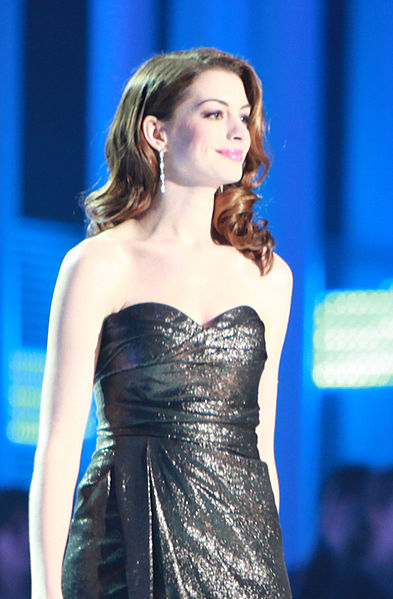
#> input picture data/train/anne_hathaway/393px-Denzel_Washington_og_Anne_Hathaway_IMG_6550b_Harry_Wad.jpg, 393 x 599 px, found by its file name; its folder holds only this picture in this run
$ jupyter execute --allow-errors rcnn.ipynb
#> lines starting #> are read from the running program, lines starting #| are printed output that depends on the picture
[cell 1]
from mtcnn import MTCNN
from cv2 import imread
from PIL import Image
import numpy as np
import os
from keras_facenet import FaceNet
from sklearn.model_selection import train_test_split
from sklearn.preprocessing import LabelEncoder
from sklearn.svm import SVC
from sklearn.metrics import accuracy_score
import warnings
import cv2

warnings.filterwarnings("ignore")


def extract_face(
    filename=None, image_pixels=None, required_size=(160, 160), use_haarcascades=False
):
#> called with required_size = (160, 160), use_haarcascades = True
    if filename is not None:
        image = imread(filename)
#> image is the input picture: shape (599, 393, 3); mean B, G, R 167.8, 122.5, 87
        image = Image.fromarray(image)
        pixels = np.asarray(image)
    elif image_pixels is not None:
        pixels = image_pixels

    if use_haarcascades:
        gray = cv2.cvtColor(pixels, cv2.COLOR_RGB2GRAY)
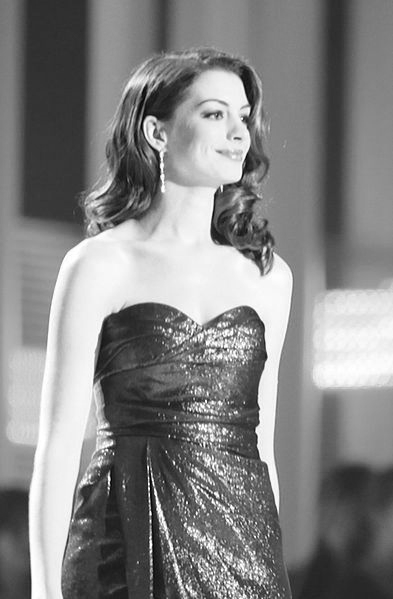
#> gray: shape (599, 393); min 1, max 255, mean 132
        face_cascade = cv2.CascadeClassifier(
            cv2.data.haarcascades + r"K:/FaceRecognization/haarcascade_frontalface_default.xml"
        )
        faces = face_cascade.detectMultiScale(gray, scaleFactor=1.3, minNeighbors=5)
#> faces = ()

        if len(faces) == 0:
            return None, None

        x, y, w, h = faces[0]
        face = pixels[y : y + h, x : x + w]
        box_dimensions = (x, y, w, h)

    else:
        detector = MTCNN()
        results = detector.detect_faces(pixels)
        if not results:
            return None, None

        x1, y1, width, height = results[0]["box"]
        x1, y1 = abs(x1), abs(y1)
        x2, y2 = x1 + width, y1 + height
        face = pixels[y1:y2, x1:x2]
        box_dimensions = (x1, y1, width, height)

    image = Image.fromarray(face)
    image = image.resize(required_size)
    face_array = np.asarray(image)
    return face_array, box_dimensions


def load_faces(directory, use_haarcascades=False):
    faces = []
    labels = []
    for filename in os.listdir(directory):
        path = os.path.join(directory, filename)
        face, _ = extract_face(filename=path, use_haarcascades=use_haarcascades)
        if face is not None:
            faces.append(face)
            labels.append(
                directory.split("/")[-1]
            )  # Assuming directory structure is like '.../data/class_name/'
    return faces, labels


def load_dataset(directory, use_haarcascades=False):
    X, y = [], []
    for subdir in os.listdir(directory):
        path = os.path.join(directory, subdir)
        if not os.path.isdir(path):
            continue
        faces, labels = load_faces(path, use_haarcascades)
        print(f"Loaded {len(faces)} examples for class: {subdir}")
        X.extend(faces)
        y.extend(labels)
#> pass 2 of the loop in load_dataset, `for subdir in os.listdir(directory):`:
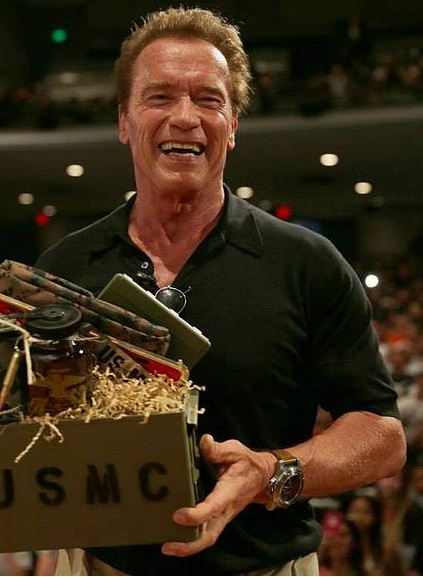
#> input picture data/train/arnold_schwarzenegger/2002197_Arnold_Schwarzenegger_visited_the_Camp_Pendleton_Base_Theater_2015.jpg, 423 x 577 px, found by its file name
#> in extract_face, image is the input picture: shape (577, 423, 3); mean B, G, R 23.9, 43, 57.9
#> gray: shape (577, 423)
#> faces = [[118, 43, 136, 136]]
#> x = 118; y = 43; w = 136
#> in extract_face (call 2), `face = pixels[y : y + h, x : x + w]`:
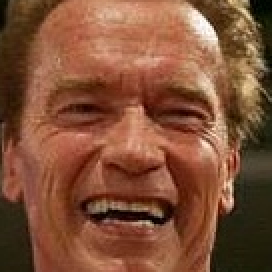
#> face: shape (136, 136, 3) (shown 2 times larger); mean B, G, R 55.1, 80.4, 128.5
#> box_dimensions = (118, 43, 136, 136)
#> in extract_face (call 2), `image = image.resize(required_size)`:
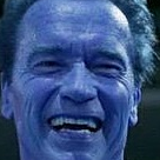
#> image: PIL image 160x160 RGB; mean R, G, B 55.1, 80.4, 128.5
    return np.asarray(X), np.asarray(y)


# Load train dataset
X_train, y_train = load_dataset(
    r"M:/14-celebrity-faces-dataset/data/train", use_haarcascades=True
)
print(f"Train Dataset Shape: {X_train.shape}, Labels Shape: {y_train.shape}")
#| Train Dataset Shape: (2, 160, 160, 3), Labels Shape: (2,)

# Load validation dataset
#> (the rest of this cell did not finish here and is left out)

print(f"Validation Dataset Shape: {X_val.shape}, Labels Shape: {y_val.shape}")

# Load the FaceNet model with pre-trained weights
model = FaceNet()

# Convert each face in the training set to an embedding
train_embeddings = []
for face_pixels in X_train:
    embedding = model.model.predict(np.expand_dims(face_pixels / 255.0, axis=0))[0]
    train_embeddings.append(embedding)
train_embeddings = np.asarray(train_embeddings)
print(f"Train Embeddings Shape: {train_embeddings.shape}")

# Convert each face in the validation set to an embedding
val_embeddings = []
for face_pixels in X_val:
    embedding = model.model.predict(np.expand_dims(face_pixels / 255.0, axis=0))[0]
    val_embeddings.append(embedding)
val_embeddings = np.asarray(val_embeddings)
print(f"Validation Embeddings Shape: {val_embeddings.shape}")

# Label encoding for SVM
le = LabelEncoder()
y_train_encoded = le.fit_transform(y_train)
y_val_encoded = le.transform(y_val)

# Train SVM classifier
svm_classifier = SVC(kernel="linear", probability=True)
svm_classifier.fit(train_embeddings, y_train_encoded)

# Predict on validation set
y_val_pred = svm_classifier.predict(val_embeddings)
accuracy = accuracy_score(y_val_encoded, y_val_pred)
print(f"Validation Accuracy: {accuracy}")

[cell 2]
import random

street_prefixes = [
    "1st",
    "2nd",
    "3rd",
    "4th",
    "5th",
    "6th",
    "7th",
    "8th",
    "9th",
    "10th",
    "Main",
    "Elm",
    "Oak",
    "Pine",
    "Maple",
    "Hill",
    "Lake",
    "River",
    "Park",
]
street_suffixes = ["Street", "Avenue", "Road", "Lane", "Drive", "Place", "Court", "Way"]


def generate_address():
    house_number = str(random.randint(100, 99999))
    street_prefix = random.choice(street_prefixes)
    street_suffix = random.choice(street_suffixes)
    cross_street = (
        str(random.randint(1, 20)) + random.choice(["st", "nd", "rd", "th"]) + " Cross"
    )

    # Determine if there's a comma and cross street
    if random.random() > 0.3:  # 70% chance of having no comma/cross street
        return f"{house_number}, {street_prefix} {street_suffix}"
    else:
        return f"{house_number}, {street_prefix} {street_suffix}, {cross_street}"


for _ in range(50):  # Generate 5 addresses
    print(generate_address())
